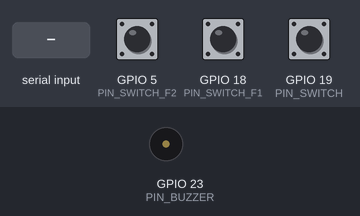
The program below on a simulated ESP32. On the bench: buzzer (waves = sounding, pin HIGH). The test bench sets the inputs (shaded band); at power-on: GPIO 5 (PIN_SWITCH_F2) HIGH, GPIO 18 (PIN_SWITCH_F1) HIGH, GPIO 19 (PIN_SWITCH) HIGH. WiFi joins after 1.5 s; servers stay silent unless stated; what the program prints to the serial monitor is not drawn.

Above: at 4.6 s.
7.8 s: "TUTUP\n" received over Serial
10.8 s: "1\n" received over Serial
At 12.7 s:
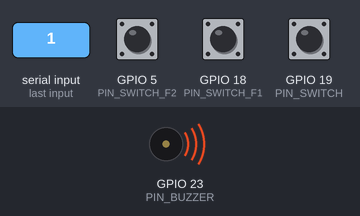
Timing chart, 0 to 14.2 s (numbered marks = the images above; inputs shaded):
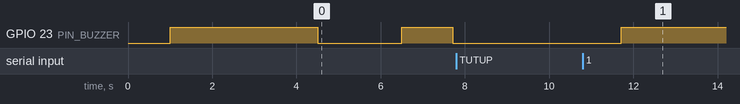

The program:

main.cpp
```cpp
#include <WiFi.h>

#define PIN_SWITCH 19
#define PIN_SWITCH_F1 18
#define PIN_SWITCH_F2 5

#define PIN_BUZZER 23

bool sudahPutus[3];

const char *ssid = "dansat";          // Wi-Fi SSID
const char *password = "77040109";    // Wi-Fi password
const char *serverIP = "192.168.4.1"; // The IP address of the ESP32 server
const int serverPort = 80;            // The port of the ESP32 server

WiFiClient client;

void buzzerRun()
{
  digitalWrite(PIN_BUZZER, LOW);
  delay(2000);
  digitalWrite(PIN_BUZZER, HIGH);
}
void setup()
{
  Serial.begin(115200); // Start Serial communication
  delay(1000);          // Wait for the serial monitor to open

  pinMode(PIN_SWITCH, INPUT_PULLUP);
  pinMode(PIN_SWITCH_F1, INPUT_PULLUP);
  pinMode(PIN_SWITCH_F2, INPUT_PULLUP);

  pinMode(PIN_BUZZER, OUTPUT);
  digitalWrite(PIN_BUZZER, HIGH);

  // Connect to Wi-Fi network
  WiFi.begin(ssid, password);
  Serial.println("Connecting to WiFi...");

  while (WiFi.status() != WL_CONNECTED)
  {
    delay(500);
    Serial.print(".");
  }

  Serial.println("\nConnected to WiFi");
  Serial.print("IP address: ");
  Serial.println(WiFi.localIP()); // Print the IP address of the client (ESP32)

  sudahPutus[0] = false;
  sudahPutus[1] = false;
  sudahPutus[2] = false;

  delay(2000);
  Serial.println("READY..........");
  buzzerRun();
}

void loop()
{
  // Check if the serial monitor has input
  if (Serial.available() > 0)
  {
    String command = Serial.readStringUntil('\n'); // Read command from serial
    command.trim();                                // Remove any trailing spaces or newline characters

    if (command == "BUKA" || command == "TUTUP")
    {
      if (client.connect(serverIP, serverPort))
      {
        // Send the command to the server
        client.println(command);
        Serial.println("Sent command: " + command);

        // Wait for a response from the server
        String response = client.readStringUntil('\n');
        Serial.println("Response from server: " + response);

        // Close the connection
        client.stop();
      }
      else
      {
        Serial.println("Failed to connect to the server.");
      }
    }
    else
    {
      Serial.println("Invalid command. Use 'BUKA' to open or 'TUTUP' to close.");
    }
  }

  if (digitalRead(PIN_SWITCH) == HIGH && !sudahPutus[0])
  {
    if (client.connect(serverIP, serverPort))
    {
      client.println("BUKA");
      Serial.println("Sent command: BUKA");
      String response = client.readStringUntil('\n');
      Serial.println("Response from server: " + response);
      client.stop();
    }

    Serial.println("==========");
    Serial.println(sudahPutus[0]);
    Serial.println("kabel 1 benar terlah putus, data dikirim.....");
    sudahPutus[0] = true;
  }

  if (digitalRead(PIN_SWITCH_F1) == HIGH && !sudahPutus[1])
  {
    Serial.println("==========");
    Serial.println(sudahPutus[1]);
    Serial.println("kabel 2 salah terlah putus.....");
    sudahPutus[1] = true;

    buzzerRun();
  }
  if (digitalRead(PIN_SWITCH_F2) == HIGH && !sudahPutus[2])
  {
    Serial.println("==========");
    Serial.println(sudahPutus[2]);
    Serial.println("kabel 3 salah terlah putus.....");
    sudahPutus[2] = true;

    buzzerRun();
  }
}
```
